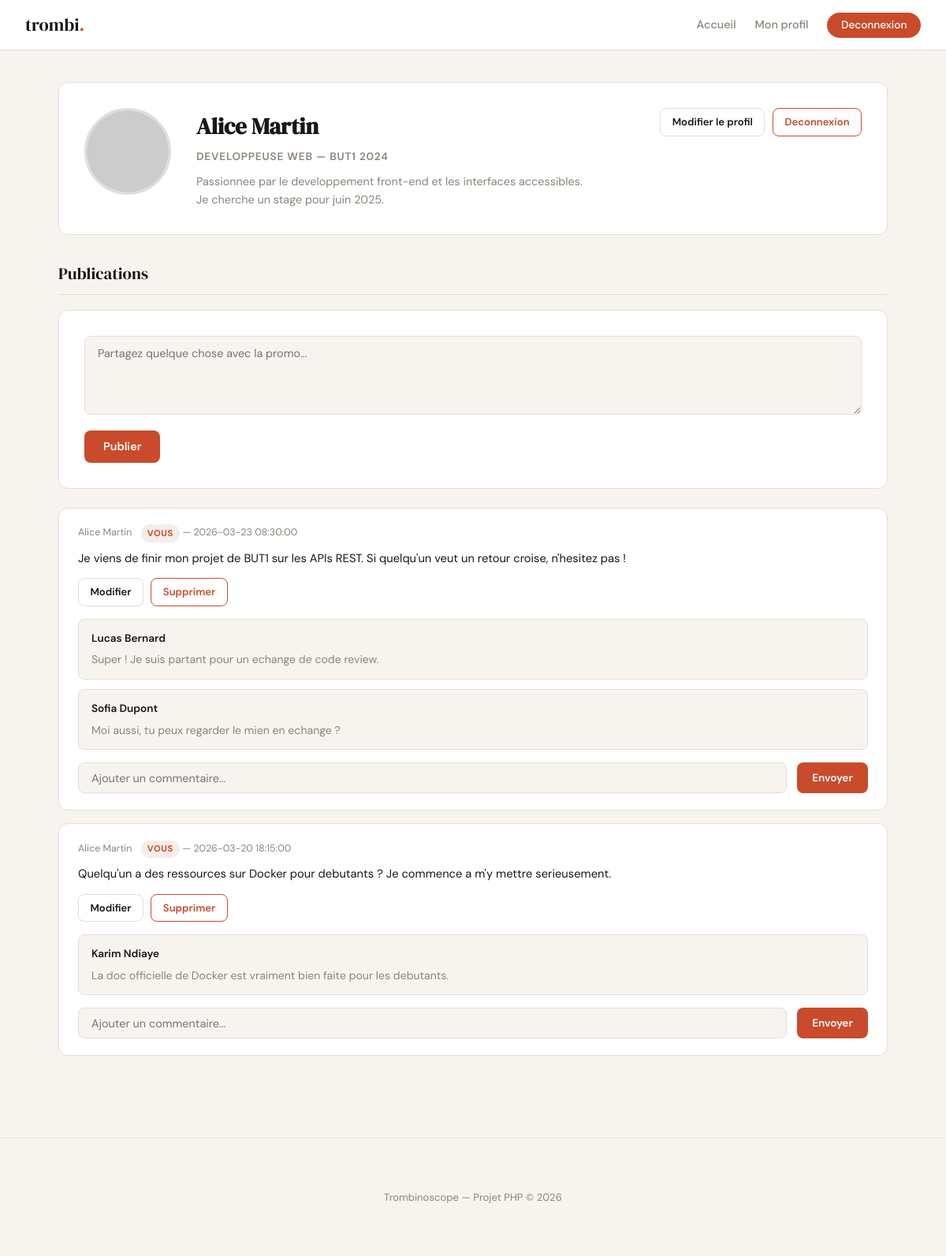
Page /profil.php?id=1 (signed in) on the committed database.
### tables this page shows
CREATE TABLE utilisateurs (
    id INT AUTO_INCREMENT PRIMARY KEY,
    prenom VARCHAR(100) NOT NULL,
    nom VARCHAR(100) NOT NULL,
    email VARCHAR(255) NOT NULL UNIQUE,
    password VARCHAR(255) NOT NULL,
    specialite VARCHAR(150),
    promo VARCHAR(50),
    bio TEXT,
    avatar VARCHAR(255) DEFAULT 'default.svg',
    created_at DATETIME DEFAULT CURRENT_TIMESTAMP
);

CREATE TABLE publications (
    id INT AUTO_INCREMENT PRIMARY KEY,
    utilisateur_id INT NOT NULL,
    contenu TEXT NOT NULL,
    created_at DATETIME DEFAULT CURRENT_TIMESTAMP,
    FOREIGN KEY (utilisateur_id) REFERENCES utilisateurs(id) ON DELETE CASCADE
);

CREATE TABLE commentaires (
    id INT AUTO_INCREMENT PRIMARY KEY,
    publication_id INT NOT NULL,
    utilisateur_id INT NOT NULL,
    contenu TEXT NOT NULL,
    created_at DATETIME DEFAULT CURRENT_TIMESTAMP,
    FOREIGN KEY (publication_id) REFERENCES publications(id) ON DELETE CASCADE,
    FOREIGN KEY (utilisateur_id) REFERENCES utilisateurs(id) ON DELETE CASCADE
);

### profil.php (the view, shortened to what this page needs)
<?php
require_once 'config.php';
$isLoggedIn = isset($_SESSION['user_id']);
$profileId = isset($_GET['id']) ? (int) $_GET['id'] : 0;
$fakeKey = strtolower(trim($_GET['fake'] ?? ''));
$isFakeProfile = ($fakeKey !== '' && isset($fakeProfiles[$fakeKey]));
if ($isFakeProfile) {
  $profil = $fakeProfiles[$fakeKey];
  $fullName = trim(($profil['prenom'] ?? '') . ' ' . ($profil['nom'] ?? ''));
  $avatarPath = $profil['avatar'] ?? 'default.svg';
  $specialite = $profil['specialite'] ?? '';
  $promo = $profil['promo'] ?? '';
  $bio = $profil['bio'] ?? '';
  $isOwnProfile = false;
  $publications = [];
  $commentsByPublication = [];
  foreach ($profil['publications'] as $publication) {
    $pubId = (int) $publication['id'];
    $publications[] = [
      'id' => $pubId,
      'utilisateur_id' => 0,
      'contenu' => $publication['contenu'] ?? '',
      'created_at' => $publication['created_at'] ?? '',
      'prenom' => $profil['prenom'] ?? '',
      'nom' => $profil['nom'] ?? '',
    ];
    $commentsByPublication[$pubId] = [];
    foreach ($publication['comments'] as $comment) {
      $commentsByPublication[$pubId][] = [
        'utilisateur_id' => 0,
        'prenom' => $comment['prenom'] ?? '',
        'nom' => $comment['nom'] ?? '',
        'contenu' => $comment['contenu'] ?? '',
        'fake_key' => $comment['fake_key'] ?? '',
      ];
    }
  }
} else {
  $stmt = $pdo->prepare("SELECT id, prenom, nom, specialite, promo, bio, avatar FROM utilisateurs WHERE id = ? LIMIT 1");
  $stmt->execute([$profileId]);
  $profil = $stmt->fetch(PDO::FETCH_ASSOC);
  $fullName = trim(($profil['prenom'] ?? '') . ' ' . ($profil['nom'] ?? ''));
  $avatar = $profil['avatar'] ?? 'default.svg';
  $avatarPath = preg_match('/^https?:\\/\\//', $avatar) ? $avatar : './uploads/' . $avatar;
  $specialite = $profil['specialite'] ?? '';
  $promo = $profil['promo'] ?? '';
  $bio = $profil['bio'] ?? '';
  $isOwnProfile = $isLoggedIn && ((int) $_SESSION['user_id'] === (int) $profil['id']);
  $stmt = $pdo->prepare(
    "SELECT p.id, p.utilisateur_id, p.contenu, p.created_at, u.prenom, u.nom " .
    "FROM publications p " .
    "JOIN utilisateurs u ON u.id = p.utilisateur_id " .
    "WHERE p.utilisateur_id = ? " .
    "ORDER BY p.created_at DESC"
  );
  $stmt->execute([$profileId]);
  $publications = $stmt->fetchAll(PDO::FETCH_ASSOC);
  $commentsByPublication = [];
  $stmt = $pdo->prepare(
    "SELECT c.id, c.publication_id, c.utilisateur_id, c.contenu, c.created_at, u.prenom, u.nom " .
    "FROM commentaires c " .
    "JOIN utilisateurs u ON u.id = c.utilisateur_id " .
    "JOIN publications p ON p.id = c.publication_id " .
    "WHERE p.utilisateur_id = ? " .
    "ORDER BY c.created_at ASC"
  );
  $stmt->execute([$profileId]);
  $comments = $stmt->fetchAll(PDO::FETCH_ASSOC);
  foreach ($comments as $comment) {
    $pubId = (int) $comment['publication_id'];
    if (!isset($commentsByPublication[$pubId])) {
      $commentsByPublication[$pubId] = [];
    }
    $commentsByPublication[$pubId][] = $comment;
  }
}
?>
<!DOCTYPE html>
<html lang="fr">
<head>
  <link rel="stylesheet" href="./assets/css/style.css">
</head>
<body>
  <nav>
    <a href="index.php" class="nav-logo">trombi<span>.</span></a>
    <ul class="nav-links">
      <li><a href="index.php">Accueil</a></li>
      <?php if ($isLoggedIn): ?>
        <li><a href="profil.php?id=<?php echo (int) $_SESSION['user_id']; ?>">Mon profil</a></li>
        <li><a href="logout.php" class="btn-nav">Deconnexion</a></li>
      <?php else: ?>
        <li><a href="register.php">Inscription</a></li>
        <li><a href="login.php" class="btn-nav">Connexion</a></li>
      <?php endif; ?>
    </ul>
  </nav>
  <div class="container">
    <div class="profile-header">
      <img
        class="profile-avatar"
        src="<?php echo htmlspecialchars($avatarPath, ENT_QUOTES, 'UTF-8'); ?>"
        alt="<?php echo htmlspecialchars($fullName, ENT_QUOTES, 'UTF-8'); ?>"
      >
      <div class="profile-info">
        <h1><?php echo htmlspecialchars($fullName, ENT_QUOTES, 'UTF-8'); ?></h1>
        <?php if ($specialite !== '' || $promo !== ''): ?>
          <div class="role">
            <?php echo htmlspecialchars(trim($specialite . ' — ' . $promo), ENT_QUOTES, 'UTF-8'); ?>
          </div>
        <?php endif; ?>
        <div class="bio"><?php echo nl2br(htmlspecialchars($bio, ENT_QUOTES, 'UTF-8')); ?></div>
      </div>
      <div class="profile-actions">
        <?php if ($isOwnProfile): ?>
          <a href="edit-profil.php" class="btn btn-secondary btn-sm">Modifier le profil</a>
        <?php endif; ?>
        <?php if ($isLoggedIn): ?>
          <a href="logout.php" class="btn btn-danger btn-sm">Deconnexion</a>
        <?php endif; ?>
      </div>
    </div>
    <div class="section-title">Publications</div>
    <?php if ($isOwnProfile): ?>
      <div class="form-card form-card-post">
        <form action="post.php" method="POST">
          <div class="form-group">
            <textarea name="contenu" placeholder="Partagez quelque chose avec la promo..." rows="3"></textarea>
          </div>
          <button type="submit" class="btn btn-primary btn-inline">Publier</button>
        </form>
      </div>
    <?php endif; ?>
    <div class="post-list">
      <?php foreach ($publications as $publication): ?>
        <?php
        $pubId = (int) $publication['id'];
        $authorName = trim(($publication['prenom'] ?? '') . ' ' . ($publication['nom'] ?? ''));
        $isOwner = $isLoggedIn && ((int) $_SESSION['user_id'] === (int) $publication['utilisateur_id']);
        $pubComments = $commentsByPublication[$pubId] ?? [];
        ?>
        <div class="post-card">
          <div class="post-meta">
            <?php echo htmlspecialchars($authorName, ENT_QUOTES, 'UTF-8'); ?>
            <?php if ($isOwner): ?>
              <span class="badge-owner">Vous</span>
            <?php endif; ?>
            — <?php echo htmlspecialchars($publication['created_at'] ?? '', ENT_QUOTES, 'UTF-8'); ?>
          </div>
          <div class="post-content">
            <?php echo nl2br(htmlspecialchars($publication['contenu'] ?? '', ENT_QUOTES, 'UTF-8')); ?>
          </div>
          <?php if ($isOwner): ?>
            <div class="post-actions">
              <a href="edit-post.php?id=<?php echo $pubId; ?>" class="btn btn-secondary btn-sm">Modifier</a>
              <a href="#" class="btn btn-danger btn-sm" data-confirm="Supprimer cette publication ?">Supprimer</a>
            </div>
          <?php endif; ?>
          <div class="comment-list">
            <?php foreach ($pubComments as $comment): ?>
              <?php
              $commentAuthor = trim(($comment['prenom'] ?? '') . ' ' . ($comment['nom'] ?? ''));
              $commentLink = 'profil.php?id=' . (int) ($comment['utilisateur_id'] ?? 0);
              ?>
              <div class="comment">
                <div class="comment-author">
                  <a href="<?php echo htmlspecialchars($commentLink, ENT_QUOTES, 'UTF-8'); ?>">
                    <?php echo htmlspecialchars($commentAuthor, ENT_QUOTES, 'UTF-8'); ?>
                  </a>
                </div>
                <div class="comment-text">
                  <?php echo htmlspecialchars($comment['contenu'] ?? '', ENT_QUOTES, 'UTF-8'); ?>
                </div>
              </div>
            <?php endforeach; ?>
          </div>
          <?php if ($isLoggedIn): ?>
            <form action="" method="POST" class="comment-form">
              <input type="text" name="contenu" placeholder="Ajouter un commentaire...">
              <button type="submit">Envoyer</button>
            </form>
          <?php endif; ?>
        </div>
      <?php endforeach; ?>
    </div>
  </div>
  <footer>
    <div class="container">
      <p>Trombinoscope &mdash; Projet PHP &copy; <span class="footer-year"></span></p>
    </div>
  </footer>
</body>
</html>

### rows in the picture
utilisateurs: fullName "Alice Martin", specialite+promo "DEVELOPPEUSE WEB — BUT1 2024", bio "Passionnee par le developpement front-end et les interfaces accessibles. Je cherche un stage pour juin 2025."
publications: utilisateur.nom "Alice Martin", shows "VOUS", created_at "2026-03-23 08:30:00", contenu "Je viens de finir mon projet de BUT1 sur les APIs REST. Si quelqu'un veut un retour croise, n'hesitez pas !"
commentaires: utilisateur.nom "Lucas Bernard", contenu "Super ! Je suis partant pour un echange de code review."
commentaires: utilisateur.nom "Sofia Dupont", contenu "Moi aussi, tu peux regarder le mien en echange ?"
publications: utilisateur.nom "Alice Martin", shows "VOUS", created_at "2026-03-20 18:15:00", contenu "Quelqu'un a des ressources sur Docker pour debutants ? Je commence a m'y mettre serieusement."
commentaires: utilisateur.nom "Karim Ndiaye", contenu "La doc officielle de Docker est vraiment bien faite pour les debutants."
